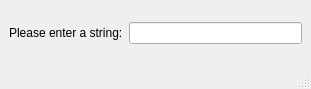
<?xml version="1.0" encoding="UTF-8"?>
<ui version="4.0">
 <class>MainWindow</class>
 <widget class="QMainWindow" name="MainWindow">
  <property name="geometry">
   <rect>
    <x>0</x>
    <y>0</y>
    <width>311</width>
    <height>89</height>
   </rect>
  </property>
  <property name="windowTitle">
   <string>MainWindow</string>
  </property>
  <widget class="QWidget" name="centralwidget">
   <layout class="QVBoxLayout" name="verticalLayout">
    <item>
     <layout class="QHBoxLayout" name="horizontalLayout">
      <item>
       <widget class="QLabel" name="label">
        <property name="text">
         <string>Please enter a string:</string>
        </property>
       </widget>
      </item>
      <item>
       <widget class="QLineEdit" name="lineEdit"/>
      </item>
     </layout>
    </item>
   </layout>
  </widget>
  <widget class="QMenuBar" name="menubar">
   <property name="geometry">
    <rect>
     <x>0</x>
     <y>0</y>
     <width>311</width>
     <height>22</height>
    </rect>
   </property>
  </widget>
  <widget class="QStatusBar" name="statusbar"/>
 </widget>
 <resources/>
 <connections/>
</ui>
